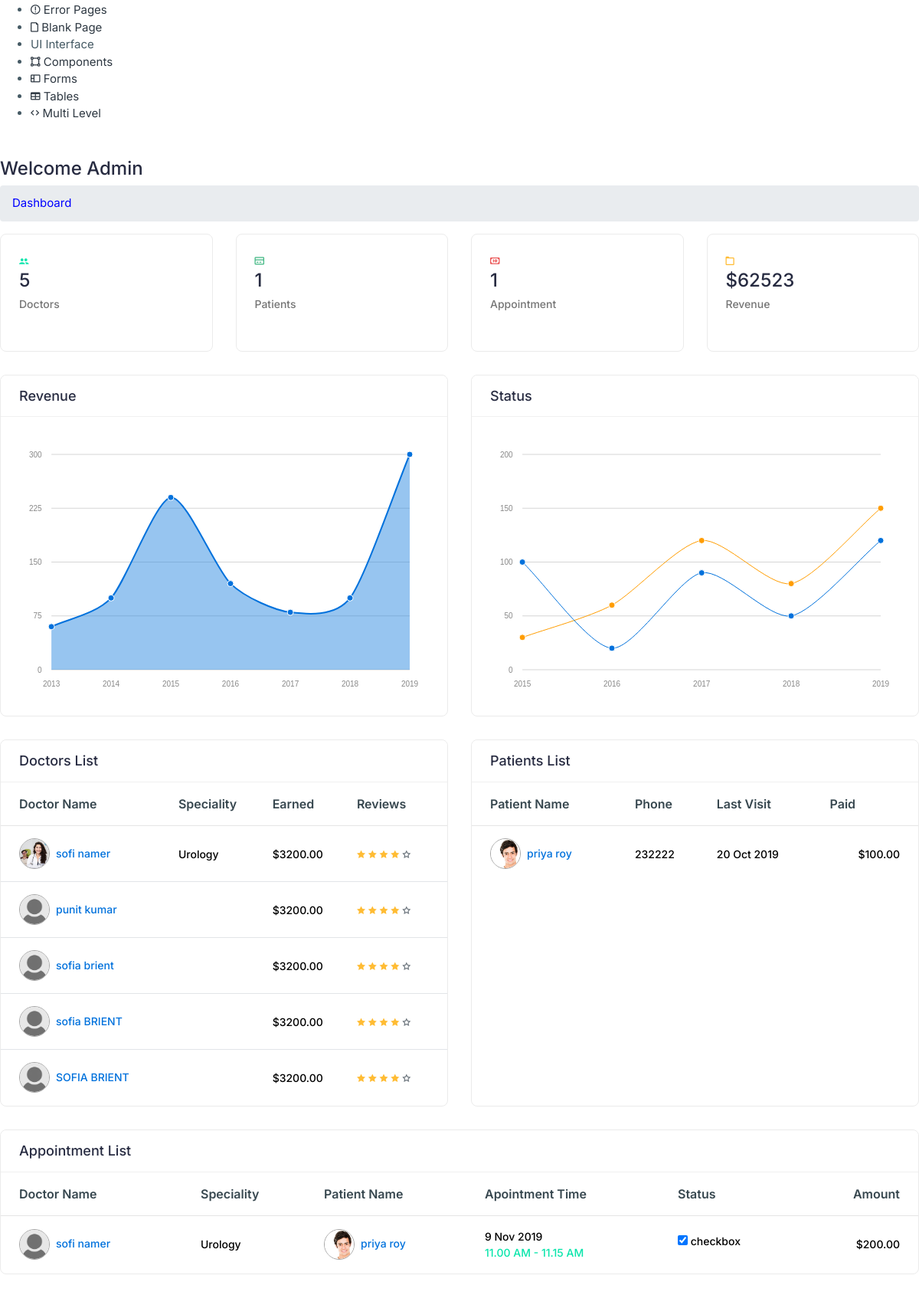
The page /admindashboard/ (signed in, lower part) on the database as committed earlier.
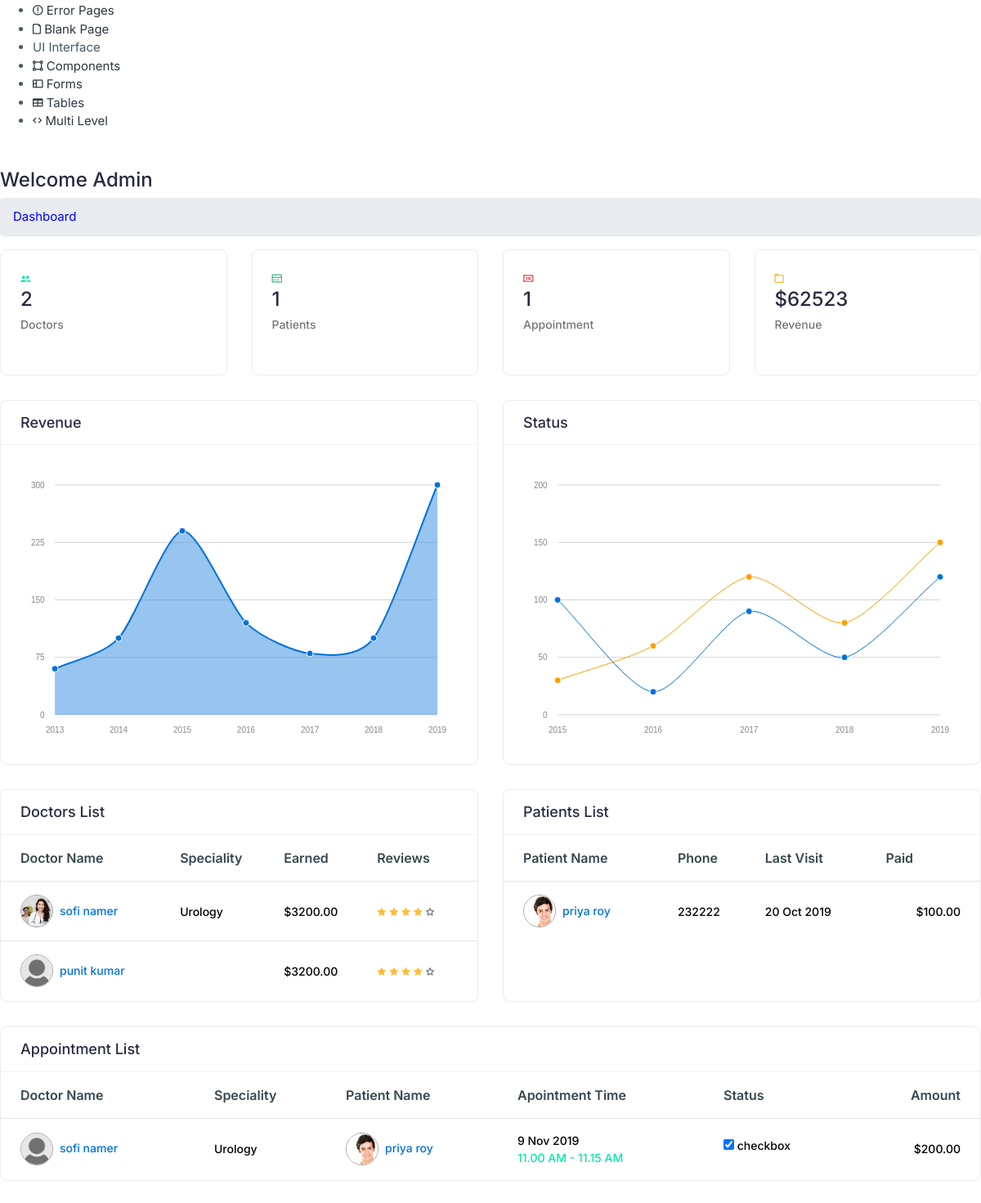
The same page on the database as committed later.
### doctors/models.py (models this page shows, shortened)
class Dr(models.Model):
    user = models.OneToOneField(User,on_delete=models.CASCADE,related_name="Dr")
    name = models.CharField(max_length=30)
    img = models.ImageField()
    qulification = models.CharField(max_length=100)
    specialization = models.CharField(max_length=100)
    address = models.TextField(max_length=300)
    email=models.EmailField()
    fees_starting= models.IntegerField()
    fees_end= models.IntegerField()
    gender = models.CharField(max_length=30)
    date = models.DateField(auto_now=True)
    time=models.TimeField(auto_now=True)

### patient/models.py (models this page shows, shortened)
class patient_record(models.Model):
        patient = models.OneToOneField(User, on_delete=models.CASCADE, related_name="patient_record")
        name = models.CharField(max_length=50)
        img = models.ImageField()
        mobile = models.IntegerField(blank=True)
        city = models.CharField(max_length=50)
        address = models.TextField()
        email = models.EmailField()
        DOB= models.DateField(blank=True)
        gender = models.CharField(max_length=50)
        Blood_group = models.CharField(max_length=20)
        age = models.IntegerField(blank=True)
        date=models.DateField(auto_now=True)
        def __str__(self):
            return self.name

class appoinmentlist(models.Model):
    doctor = models.ForeignKey(Dr, on_delete=models.CASCADE, related_name='appoinmentlist')
    patient = models.ForeignKey(patient_record, on_delete=models.CASCADE, related_name='appoinmentlists')
    date = models.DateField()
    time1 = models.TimeField()
    time2 = models.TimeField()
    card_name = models.CharField(max_length=20)
    card_no = models.IntegerField()
    cvv = models.IntegerField()
    exp_year = models.IntegerField()
    exp_month = models.IntegerField()
    amount = models.IntegerField()
    created_date=models.DateField(auto_now=True)

### Admin_hospital/views.py (the view)
# urls.py: path('admindashboard/', views.adminhome, name='adminhome'),
def adminhome(request):
    if request.user.is_authenticated:
        res = {}
        res['dct'] = Dr.objects.all()
        res['pnt'] = patient_record.objects.all()
        res['apmnt'] = appoinmentlist.objects.all()
        messages.warning(request,'ppppp')
    else:
        return redirect('error404')
    return render(request, 'Admin_hospital/adminhome.html', res)

### Admin_hospital/templates/Admin_hospital/adminhome.html (shortened to what the changed rows need)
{% extends 'adminbasic.html' %}
{% load static %}
{% block body %}
<div class="page-wrapper">
    <div class="content container-fluid">
        <div class="row">
            <div class="col-xl-3 col-sm-6 col-12">
                <div class="card">
                    <div class="card-body">
                        <div class="dash-widget-header">
                            <div class="dash-count">
                                <h3>
                                    {{dct|length}}
                                </h3>
                            </div>
                        </div>
                    </div>
                </div>
            </div>
        </div>
        <div class="row">
            <div class="col-md-6 d-flex">
                <div class="card card-table flex-fill">
                    <div class="card-body">
                        <div class="table-responsive">
                            <table class="table table-hover table-center mb-0">
                                <thead>
                                    <tr>
                                        <th>
                                            Doctor Name
                                        </th>
                                        <th>
                                            Speciality
                                        </th>
                                        <th>
                                            Earned
                                        </th>
                                        <th>
                                            Reviews
                                        </th>
                                    </tr>
                                </thead>
                                <tbody>
                                    {% for d in dct %}
                                    <tr>
                                        <td>
                                            <h2 class="table-avatar">
                                                <a class="avatar avatar-sm mr-2" href="{% url 'Doctor_profile' d.id %}">
       {% if d.img|length is not 0 %}
       <img alt="Fred Ortego" class="avatar-img rounded-circle" src="/media/{{d.img}}" width="31"/>
            {% else %}
             <img alt="Fred Ortego" class="avatar-img rounded-circle" width="31" src="/media/default.jpg"/>
          {% endif %}
                                                </a>
                                                <a href="{% url 'Doctor_profile' d.id %}">
                                                    {{d.name}}
                                                </a>
                                            </h2>
                                        </td>
                                        <td>
                                            {{d.specialization}}
                                        </td>
                                        <td>
                                           $3200.00
                                        </td>
                                        <td>
                                            <i class="fe fe-star text-warning">
                                            </i>
                                            <i class="fe fe-star text-warning">
                                            </i>
                                            <i class="fe fe-star text-warning">
                                            </i>
                                            <i class="fe fe-star text-warning">
                                            </i>
                                            <i class="fe fe-star-o text-secondary">
                                            </i>
                                        </td>
                                    </tr>
                                    {% endfor %}
                                </tbody>
                            </table>
                        </div>
                    </div>
                </div>
            </div>
            <div class="col-md-6 d-flex">
                <div class="card card-table flex-fill">
                    <div class="card-body">
                        <div class="table-responsive">
                            <table class="table table-hover table-center mb-0">
                                <thead>
                                    <tr>
                                        <th>
                                            Patient Name
                                        </th>
                                        <th>
                                            Phone
                                        </th>
                                        <th>
                                            Last Visit
                                        </th>
                                        <th>
                                            Paid
                                        </th>
                                    </tr>
                                </thead>
                                <tbody>
                                    {% for p in pnt %}
                                    <tr>
                                        <td>
                                            <h2 class="table-avatar">
                                                <a class="avatar avatar-sm mr-2" href="{%url 'patient_profile'%}?profile={{p.id}} ">
       {% if p.img|length is not 0 %}
       <img alt="Fred Ortego" class="avatar-img rounded-circle" src="/media/{{p.img}}" width="31"/>
            {% else %}
             <img alt="Fred Ortego" class="avatar-img rounded-circle" width="31" src="/media/default.jpg"/>
          {% endif %}
                                                </a>
                                                <a href="{%url 'patient_profile'%}?profile={{p.id}}">
                                                    {{p.name}}
                                                </a>
                                            </h2>
                                        </td>
                                        <td>
                                            {{p.mobile}}
                                        </td>
                                        <td>
                                            20 Oct 2019
                                        </td>
                                        <td class="text-right">
                                            $100.00
                                        </td>
                                    </tr>
                                    {% endfor %}
                                </tbody>
                            </table>
                        </div>
                    </div>
                </div>
            </div>
        </div>
        <div class="row">
            <div class="col-md-12">
                <div class="card card-table">
                    <div class="card-body">
                        <div class="table-responsive">
                            <table class="table table-hover table-center mb-0">
                                <thead>
                                    <tr>
                                        <th>
                                            Doctor Name
                                        </th>
                                        <th>
                                            Speciality
                                        </th>
                                        <th>
                                            Patient Name
                                        </th>
                                        <th>
                                            Apointment Time
                                        </th>
                                        <th>
                                            Status
                                        </th>
                                        <th class="text-right">
                                            Amount
                                        </th>
                                    </tr>
                                </thead>
                                <tbody>
                                    {% for ap in apmnt %}
                                    <tr>
                                        <td>
                                            <h2 class="table-avatar">
                                                <a class="avatar avatar-sm mr-2" href="{% url 'Doctor_profile' ap.doctor.id %}">
       {% if ap.doctor..img|length is not 0 %}
       <img alt="Fred Ortego" class="avatar-img rounded-circle" src="/media/{{ap.doctor.img}}" width="31"/>
            {% else %}
             <img alt="Fred Ortego" class="avatar-img rounded-circle" width="31" src="/media/default.jpg"/>
          {% endif %}
                                                </a>
                                                <a href="{% url 'Doctor_profile' ap.doctor.id %}">
                                                    {{ap.doctor.name}}
                                                </a>
                                            </h2>
                                        </td>
                                        <td>
                                            {{ap.doctor.specialization}}
                                        </td>
                                        <td>
                                            <h2 class="table-avatar">
                                                <a class="avatar avatar-sm mr-2" href="{%url 'patient_profile'%}?profile={{ap.patient.id}}">
       {% if ap.patient.img|length is not 0 %}
       <img alt="Fred Ortego" class="avatar-img rounded-circle" src="/media/{{ap.patient.img}}" width="31"/>
            {% else %}
             <img alt="Fred Ortego" class="avatar-img rounded-circle" width="31" src="/media/default.jpg"/>
          {% endif %}
                                                </a>
                                                <a href="{%url 'patient_profile'%}?profile={{p.id}}">
                                                    {{ap.patient}}
                                                </a>
                                            </h2>
                                        </td>
                                        <td>
                                            9 Nov 2019
                                            <span class="text-primary d-block">
                                                11.00 AM - 11.15 AM
                                            </span>
                                        </td>
                                        <td>
                                            <div class="status-toggle">
                                                <input checked="" class="check" id="status_1" type="checkbox" />
                                                <label class="checktoggle" for="status_1">
                                                    checkbox
                                                </label>
                                            </div>
                                        </td>
                                        <td class="text-right">
                                            $200.00
                                        </td>
                                    </tr>
                                    {% endfor %}
                                </tbody>
                            </table>
                        </div>
                    </div>
                </div>
            </div>
        </div>
    </div>
</div>
{% endblock body %}

Rows that differ between the two databases and show on the page:
removed Dr: name "sofia brient"
removed Dr: name "sofia BRIENT"
removed Dr: name "SOFIA BRIENT"
Other text that changed with them:
{{ dct|length }}: "5" → "2"
